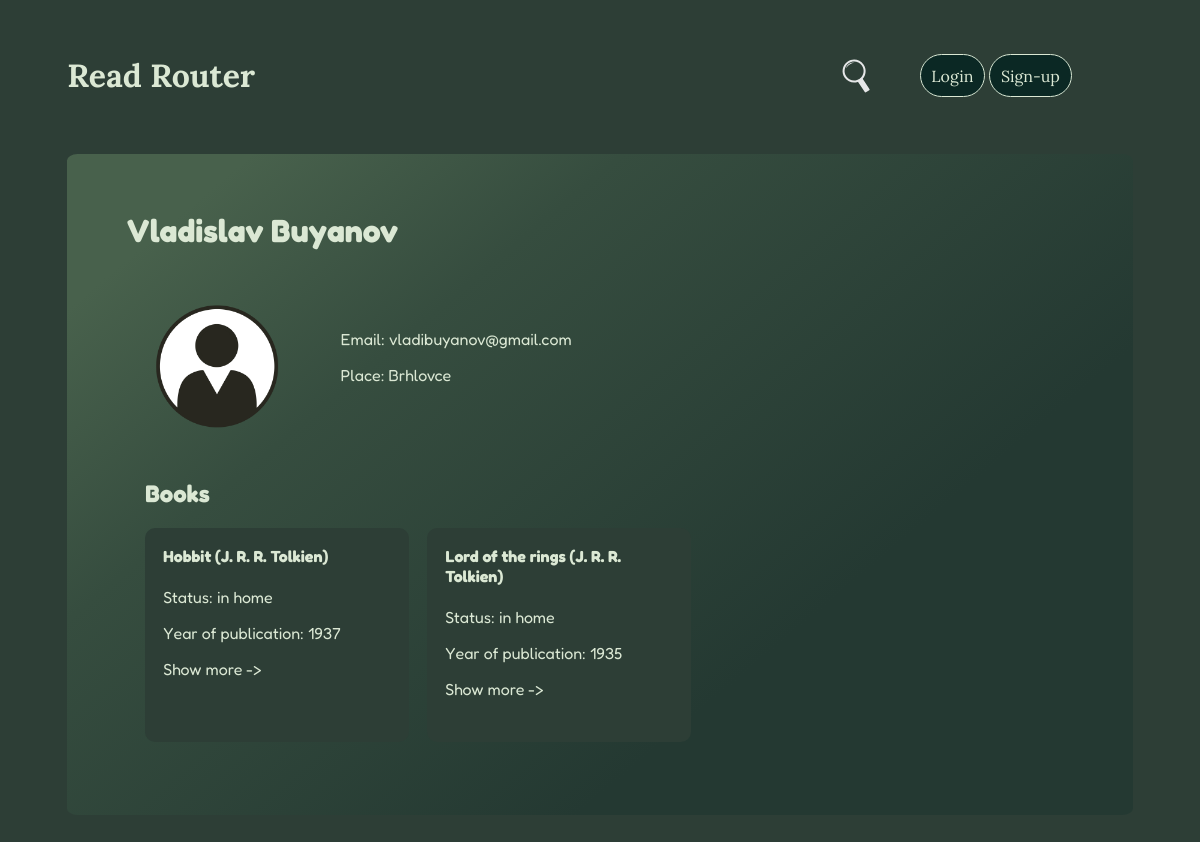
The page /user/1 on the database as committed earlier.
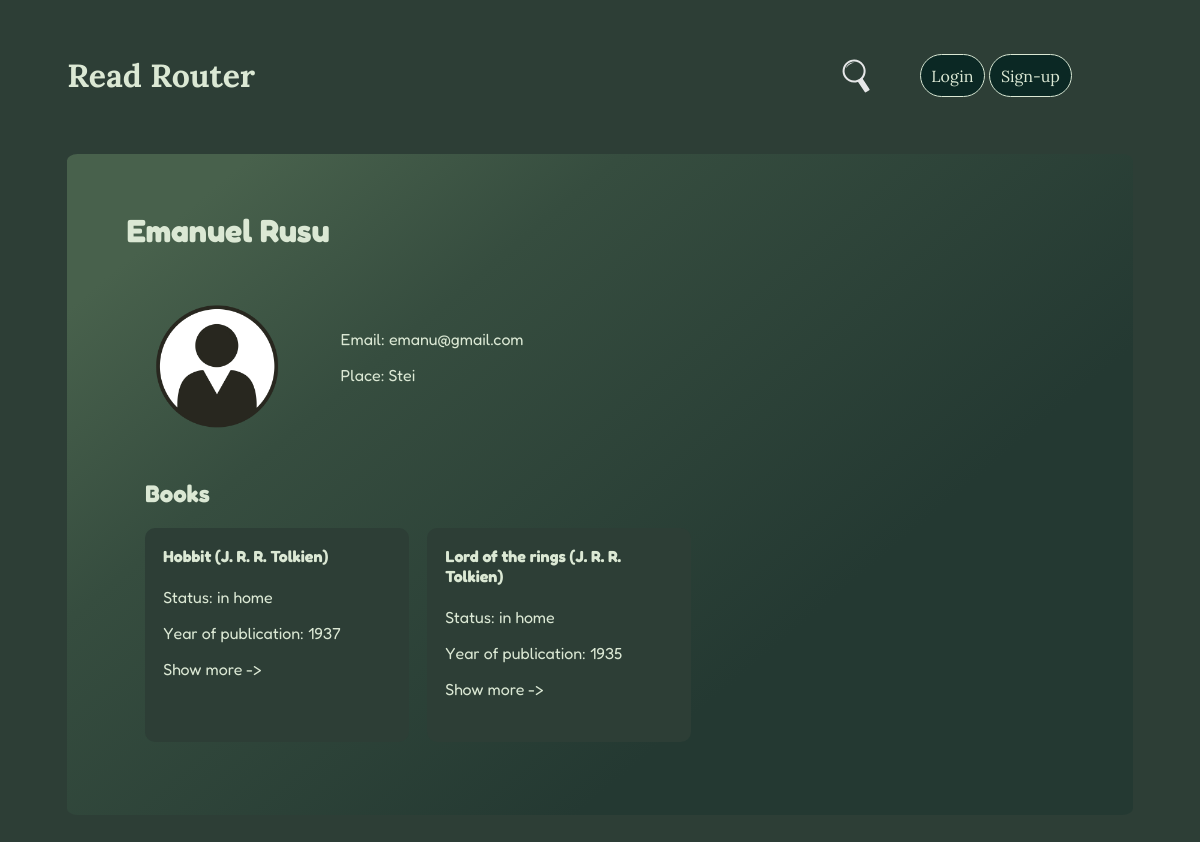
The same page on the database as committed later.
### myapp/core/models/user.py (models this page shows, shortened)
class User(UserMixin, db.Model):
    __tablename__ = 'user'
    id = db.Column(db.Integer, primary_key=True)
    name = db.Column(db.String(50), nullable=True)
    email = db.Column(db.String(260), nullable=True, unique=True)
    psw = db.Column(db.String(50), nullable=True)
    place = db.Column(db.String(32), nullable=True)
    user_photo = db.Column(db.String(50), default='default.png')
    books = db.relationship('Book', backref='user', uselist=True)

### myapp/core/routes/user.py (the view)
@users.route(f'{base_url}/<int:user_id>')
def user_page_view(user_id):
    template = f'{template_path}/user_page.html'
    data = user_page_func(user_id)
    return render_template(template, users=data[0], user=data[1], user_books=data[2], borrowed_books=data[3])

### myapp/core/functions/user.py (called while the page is built)
def query_to_db_all():
    return User.query.all(), Book.query.all()

def user_page_func(user_id):
    db_query = query_to_db_all()
    user = db_query[0][user_id - 1]
    user_books = [book for book in db_query[1] if book.owner == user_id]
    borrowed_books = [book for book in db_query[1] if book.owner != user_id and book.user_id == user_id]
    return db_query[0], user, user_books, borrowed_books

### myapp/templates/pages/user/user_page.html (shortened to what this page needs)
{% extends "base.html" %}
{% block content %}
<div id="user-page">
    <div id="user-header">
        {% include 'pages/user/user-page/user-header.html' %}
    </div>
    <div id="user-lib">
        <div id="user-profile">{% include 'pages/user/user-page/user-profile.html' %}</div>
        <div id="books-profile">
            {% include 'pages/user/user-page/user-books.html' %}
        </div>
    </div>
</div>
{% endblock %}

### myapp/templates/pages/user/user-page/user-header.html
{% if current_user.id == user.id %}
<h1>My Library</h1>
<div style="width: 30%; display: flex; align-items: center;">
  <a href="/user/{{user.id}}/exchange_history" style="margin-right:5%;">Exchange History</a>
  <a href="/book/add">Add New Book</a>
</div>
{% else %}
<h1>{{ user.name }}</h1>
{% endif %}

### myapp/templates/pages/user/user-page/user-profile.html (shortened to what this page needs)
<img src="/static/img/users-photo/{{ user.user_photo }}" alt="user-img">
<div>
  <p style="margin-top: 0;">Email: {{ user.email }}</p>
  <p>Place: {{ user.place }}</p>
</div>

Rows that differ between the two databases and show on the page:
changed User: name "Vladislav Buyanov" → "Emanuel Rusu"; email "vladibuyanov@gmail.com" → "emanu@gmail.com"; place "Brhlovce" → "Stei"
